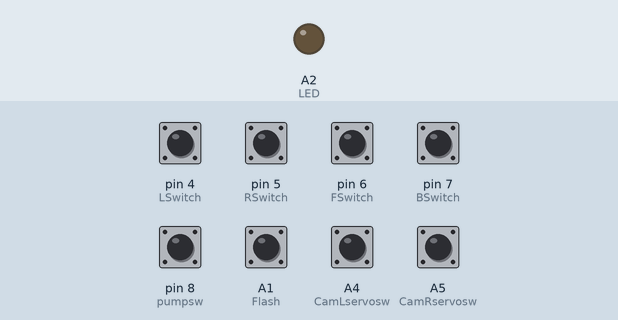
Bench run of a sketch on a simulated Arduino Nano, built with avr-gcc and run on an emulated ATmega328P. Shown: output pins drawn as LEDs (lit = HIGH). Inputs (shaded band) come from the test bench; at power-on: A1 (Flash), A4 (CamLservosw), A5 (CamRservosw), pin 4 (LSwitch), pin 5 (RSwitch), pin 6 (FSwitch), pin 7 (BSwitch), pin 8 (pumpsw) HIGH. No radio packets arrive unless stated.

Above: at 1.2 s.
1.3 s: pin 4 (LSwitch) pulled LOW for 0.15 s
At 1.37 s:
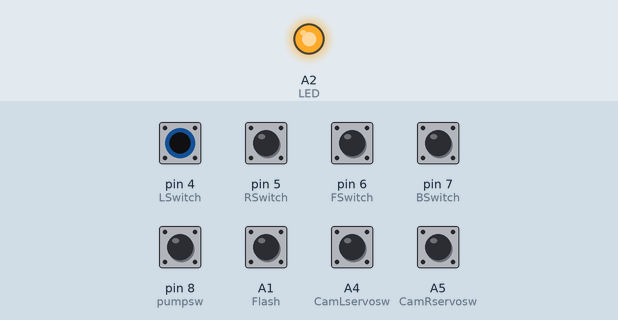
Timing chart, 0 to 4.3 s (numbered marks = the images above; inputs shaded):
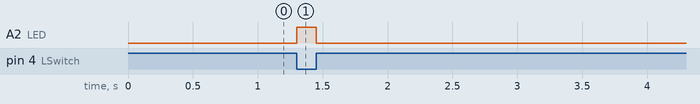

Measured:
- after the input at 1.3 s, A2 (LED): LOW → HIGH at once, → LOW 0.15 s later

The sketch:

Remote.ino
```cpp
/*
  Remote Control for Fire-Fighting Robot

  THIS CODE FOR ARDUIONO NANO in REMOTE


  This code is designed for controlling a fire-fighting robot via an nRF24L01 wireless module. The remote has switches to control the robot's movements (forward, backward, left, right), servo motors for camera and nozzle movement, a pump activation switch, and an LED for status indication. It sends the corresponding control signals to the robot based on the input from the switches.

    Authors : Pipisara Chandrabhanu
            : Oshan Kavinda
            : Amindu Prabshwara
*/

#include <SPI.h>       // Include SPI library
#include <nRF24L01.h>  // Include nRF24L01 library
#include <RF24.h>      // Include RF24 library

RF24 radio(9, 10);                // Define RF24 object with CE, CSN pins
const byte address[6] = "00001";  // Address for the communication channel

#define FSwitch 6  // directions switches
#define BSwitch 7
#define RSwitch 5
#define LSwitch 4

#define Lservosw 0  //  servo switches
#define Rservosw 1

#define CamLservosw A4 //  servo switches
#define CamRservosw A5

#define Flash A1

#define pumpsw 8  //  for pump switch

#define LED A2   //  for LED


void setup() {
  radio.begin();                      // Initialize radio
  radio.openWritingPipe(address);     // Open writing pipe
  radio.openReadingPipe(1, address);  // Open reading pipe
  radio.setPALevel(RF24_PA_LOW);      // Set power level

  // Set pin modes
  pinMode(FSwitch, INPUT_PULLUP);
  pinMode(BSwitch, INPUT_PULLUP);
  pinMode(LSwitch, INPUT_PULLUP);
  pinMode(RSwitch, INPUT_PULLUP);
  pinMode(Lservosw, INPUT_PULLUP);
  pinMode(Rservosw, INPUT_PULLUP);
  pinMode(pumpsw, INPUT_PULLUP);
  pinMode(CamLservosw, INPUT_PULLUP);
  pinMode(CamRservosw, INPUT_PULLUP);
  pinMode(Flash, INPUT_PULLUP);


  Serial.begin(9600);  // Initialize serial communication
}

void loop() {
  // Read state of switches
  int Forward = !digitalRead(FSwitch);
  int Backward = !digitalRead(BSwitch);
  int Left = !digitalRead(LSwitch);
  int Right = !digitalRead(RSwitch);
  int LServo = !digitalRead(Lservosw);
  int Rservo = !digitalRead(Rservosw);
  int pump = !digitalRead(pumpsw);
  int camL = !digitalRead(CamLservosw);
  int camR = !digitalRead(CamRservosw);
  int Flasher = !digitalRead(Flash);
  // Count how many switches are pressed
  int buttonCount = Forward + Backward + Left + Right + LServo + Rservo + pump + camL + camR + Flasher;

  // Check if both servo switches are pressed
  if (LServo == HIGH && Rservo == HIGH) {
    char dataToSend = 'Y';
    analogWrite(LED, 255);
    radio.write(&dataToSend, sizeof(dataToSend));
    return;  //
  }
  if (camL == HIGH && camR == HIGH) {
    char dataToSend = 'K';
    analogWrite(LED, 255);
    radio.write(&dataToSend, sizeof(dataToSend));
    return;  //
  }

  // Check if more than one switch is pressed
  else if (buttonCount >= 2) {
    char dataToSend = 'S';
    analogWrite(LED, 0);
    radio.write(&dataToSend, sizeof(dataToSend));
    delay(100);  // Delay for stability
    return;
  }

  // Check which direction switch is pressed and send corresponding signal
  if (Forward == HIGH) {
    char dataToSend = 'F';  // move forward
    analogWrite(LED, 255);
    radio.write(&dataToSend, sizeof(dataToSend));

  }
  else if (camL == HIGH) {
    char dataToSend = 'M';  // cam servo turn
    analogWrite(LED, 255);
    radio.write(&dataToSend, sizeof(dataToSend));
  } else if (camR == HIGH) {
    char dataToSend = 'N';  // cam servo turn
    analogWrite(LED, 255);
    radio.write(&dataToSend, sizeof(dataToSend));
  }
  else if (Backward == HIGH) {
    char dataToSend = 'B';  // move backward
    analogWrite(LED, 255);
    radio.write(&dataToSend, sizeof(dataToSend));
  } else if (Left == HIGH) {
    char dataToSend = 'L';  // turn left
    analogWrite(LED, 255);
    radio.write(&dataToSend, sizeof(dataToSend));
  } else if (Right == HIGH) {
    char dataToSend = 'R';  // turn right
    analogWrite(LED, 255);
    radio.write(&dataToSend, sizeof(dataToSend));
  } else if (LServo == HIGH) {
    char dataToSend = 'A';  // move left servo
    analogWrite(LED, 255);
    radio.write(&dataToSend, sizeof(dataToSend));
  } else if (Rservo == HIGH) {
    char dataToSend = 'D';  // move right servo
    analogWrite(LED, 255);
    radio.write(&dataToSend, sizeof(dataToSend));
  }
  else if (Flasher == HIGH) {
    char dataToSend = 'Z';  // move right servo
    delay(500);
    analogWrite(LED, 255);
    radio.write(&dataToSend, sizeof(dataToSend));
  }

  else if (pump == HIGH) {
    char dataToSend = 'W';  // operate pump
    delay(500);             // Delay for stability
    analogWrite(LED, 255);
    radio.write(&dataToSend, sizeof(dataToSend));
  } else if (Right == LOW && Right == LOW && Right == LOW && Right == LOW) {
    char dataToSend = 'S';
    analogWrite(LED, 0);
    radio.write(&dataToSend, sizeof(dataToSend));
  } else {
    char dataToSend = 'S';
    analogWrite(LED, 0);
    radio.write(&dataToSend, sizeof(dataToSend));
  }

}
```
